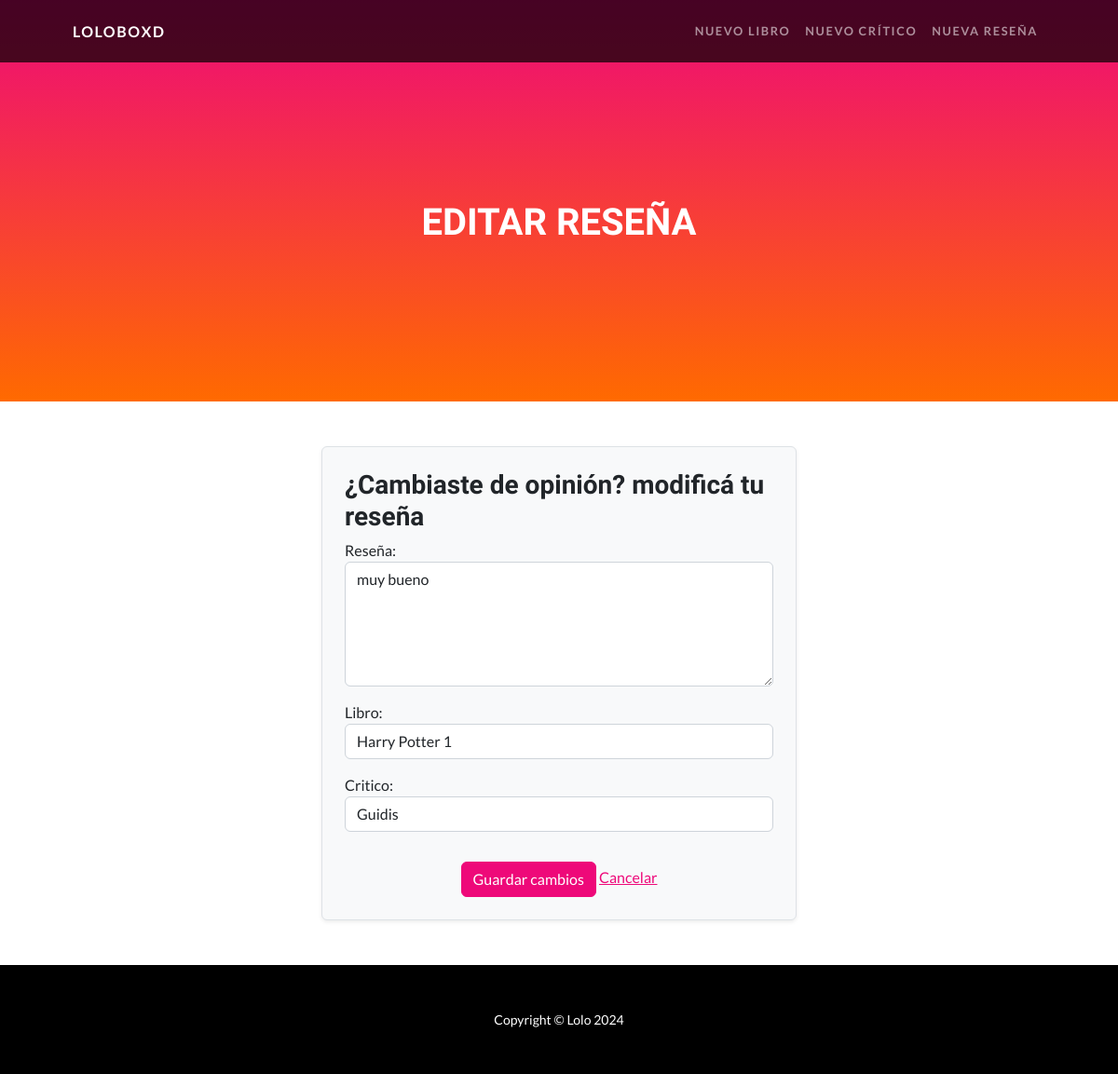
Before: /aplicacion/editar_reseña/2 with the older database file.
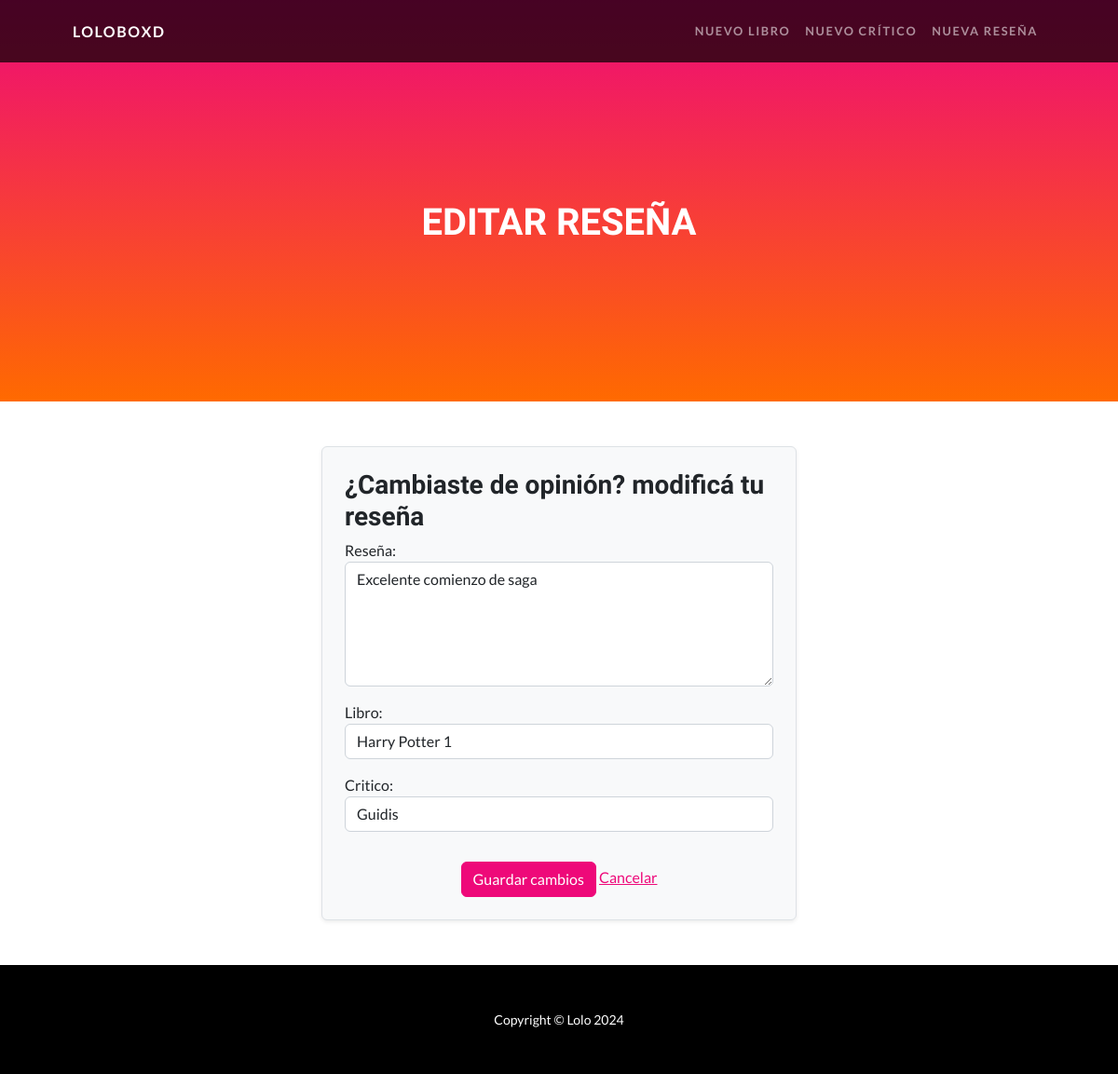
After: the same page with the newer database file.
### app_coder/models.py (models this page shows, shortened)
class Reseña(models.Model):
    texto = models.TextField()
    libro = models.ForeignKey(Libro, on_delete=models.CASCADE, related_name="reseñas")
    critico = models.ForeignKey(Critico, on_delete=models.CASCADE, related_name="reseñas")

### app_coder/forms.py
class FormularioReseña(forms.ModelForm):
    class Meta:
        model = Reseña
        fields = "__all__"
        labels = {
            'texto': 'Reseña',
            'libro': 'Libro',
            'critico': 'Crítico',
        }
        widgets = {
            "texto": forms.Textarea(attrs={
                "class": "form-control",
                "placeholder": "Ingrese el texto de la reseña",
                "rows": 5,
            }),
            "libro": forms.Select(attrs={
                "class": "form-control",
            }),
            "critico": forms.Select(attrs={
                "class": "form-control",
            }),
        }
    libro = forms.ModelChoiceField(
        queryset=Libro.objects.all(),
        widget=forms.Select(attrs={"class": "form-control"}),
        empty_label="Seleccione un libro"
    )
    critico = forms.ModelChoiceField(
        queryset=Critico.objects.all(),
        widget=forms.Select(attrs={"class": "form-control"}),
        empty_label="Seleccione un crítico"
    )

### app_coder/models.py (called while the page is built)
    def __str__(self):
        return self.titulo

    def __str__(self):
        return self.nombre

### app_coder/templates/app_coder/editar_reseña.html (shortened to what this page needs)
{% extends "app_coder/base.html" %}
{% load static %}
{% block contenido %}
    <header class="masthead text-center text-white">
        <h1> EDITAR RESEÑA </h1>
    </header>
    <section id="scroll" class="py-5">
        <div class="container px-5">
            <div class="row justify-content-center">
                <div class="col-md-6">
                    <form action="" method="POST" class="p-4 border rounded bg-light shadow-sm">
                        <table class="w-100">
                            <h3> ¿Cambiaste de opinión? modificá tu reseña</h3>
                            {{ formulario.as_p }}
                        </table>
                        <div class="text-center mt-3">
                            <input type="submit" value="Guardar cambios" class="btn btn-primary">
                            <a href="{% url 'Inicio' %}">Cancelar</a>
                        </div>
                    </form>
                </div>
            </div>
        </div>
    </section>
{% endblock %}

Changed rows visible on the page:
changed Reseña "Harry Potter 1": texto "muy bueno" → "Excelente comienzo de saga"
